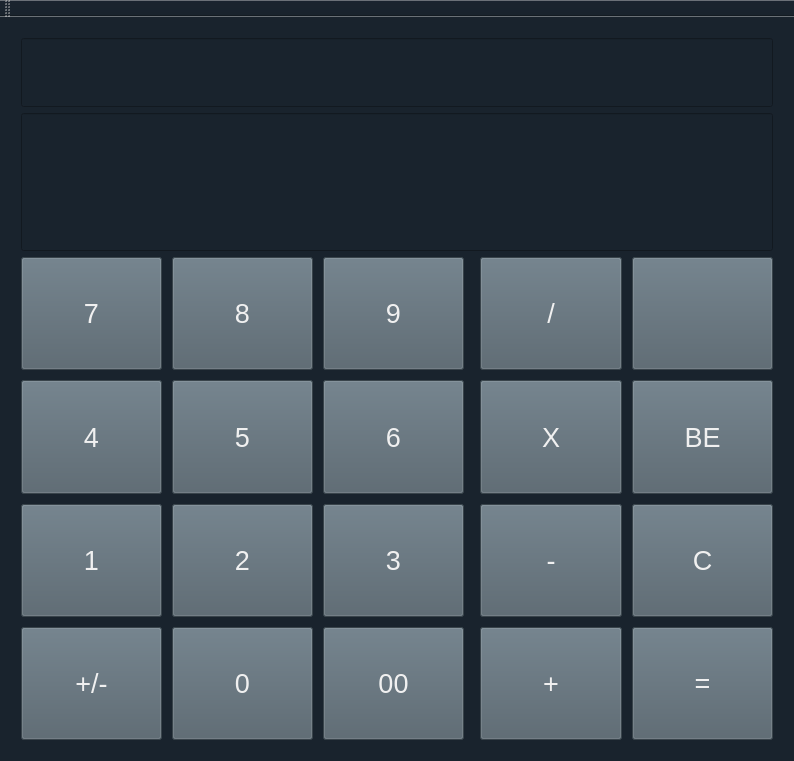
<?xml version="1.0" encoding="UTF-8"?>
<ui version="4.0">
 <class>CGH_QtWidget_CalculatorClass</class>
 <widget class="QMainWindow" name="CGH_QtWidget_CalculatorClass">
  <property name="geometry">
   <rect>
    <x>0</x>
    <y>0</y>
    <width>794</width>
    <height>761</height>
   </rect>
  </property>
  <property name="windowTitle">
   <string>CGH_QtWidget_Calculator</string>
  </property>
  <property name="styleSheet">
   <string notr="true">background-color: rgb(25, 35, 45);
color: rgb(240, 240, 240);</string>
  </property>
  <widget class="QWidget" name="centralWidget">
   <property name="sizePolicy">
    <sizepolicy hsizetype="Preferred" vsizetype="Preferred">
     <horstretch>0</horstretch>
     <verstretch>0</verstretch>
    </sizepolicy>
   </property>
   <property name="minimumSize">
    <size>
     <width>372</width>
     <height>382</height>
    </size>
   </property>
   <property name="palette">
    <palette>
     <active>
      <colorrole role="WindowText">
       <brush brushstyle="SolidPattern">
        <color alpha="255">
         <red>240</red>
         <green>240</green>
         <blue>240</blue>
        </color>
       </brush>
      </colorrole>
      <colorrole role="Button">
       <brush brushstyle="SolidPattern">
        <color alpha="255">
         <red>25</red>
         <green>35</green>
         <blue>45</blue>
        </color>
       </brush>
      </colorrole>
      <colorrole role="Text">
       <brush brushstyle="SolidPattern">
        <color alpha="255">
         <red>240</red>
         <green>240</green>
         <blue>240</blue>
        </color>
       </brush>
      </colorrole>
      <colorrole role="ButtonText">
       <brush brushstyle="SolidPattern">
        <color alpha="255">
         <red>240</red>
         <green>240</green>
         <blue>240</blue>
        </color>
       </brush>
      </colorrole>
      <colorrole role="Base">
       <brush brushstyle="SolidPattern">
        <color alpha="255">
         <red>25</red>
         <green>35</green>
         <blue>45</blue>
        </color>
       </brush>
      </colorrole>
      <colorrole role="Window">
       <brush brushstyle="SolidPattern">
        <color alpha="255">
         <red>25</red>
         <green>35</green>
         <blue>45</blue>
        </color>
       </brush>
      </colorrole>
     </active>
     <inactive>
      <colorrole role="WindowText">
       <brush brushstyle="SolidPattern">
        <color alpha="255">
         <red>240</red>
         <green>240</green>
         <blue>240</blue>
        </color>
       </brush>
      </colorrole>
      <colorrole role="Button">
       <brush brushstyle="SolidPattern">
        <color alpha="255">
         <red>25</red>
         <green>35</green>
         <blue>45</blue>
        </color>
       </brush>
      </colorrole>
      <colorrole role="Text">
       <brush brushstyle="SolidPattern">
        <color alpha="255">
         <red>240</red>
         <green>240</green>
         <blue>240</blue>
        </color>
       </brush>
      </colorrole>
      <colorrole role="ButtonText">
       <brush brushstyle="SolidPattern">
        <color alpha="255">
         <red>240</red>
         <green>240</green>
         <blue>240</blue>
        </color>
       </brush>
      </colorrole>
      <colorrole role="Base">
       <brush brushstyle="SolidPattern">
        <color alpha="255">
         <red>25</red>
         <green>35</green>
         <blue>45</blue>
        </color>
       </brush>
      </colorrole>
      <colorrole role="Window">
       <brush brushstyle="SolidPattern">
        <color alpha="255">
         <red>25</red>
         <green>35</green>
         <blue>45</blue>
        </color>
       </brush>
      </colorrole>
     </inactive>
     <disabled>
      <colorrole role="WindowText">
       <brush brushstyle="SolidPattern">
        <color alpha="255">
         <red>240</red>
         <green>240</green>
         <blue>240</blue>
        </color>
       </brush>
      </colorrole>
      <colorrole role="Button">
       <brush brushstyle="SolidPattern">
        <color alpha="255">
         <red>25</red>
         <green>35</green>
         <blue>45</blue>
        </color>
       </brush>
      </colorrole>
      <colorrole role="Text">
       <brush brushstyle="SolidPattern">
        <color alpha="255">
         <red>240</red>
         <green>240</green>
         <blue>240</blue>
        </color>
       </brush>
      </colorrole>
      <colorrole role="ButtonText">
       <brush brushstyle="SolidPattern">
        <color alpha="255">
         <red>240</red>
         <green>240</green>
         <blue>240</blue>
        </color>
       </brush>
      </colorrole>
      <colorrole role="Base">
       <brush brushstyle="SolidPattern">
        <color alpha="255">
         <red>25</red>
         <green>35</green>
         <blue>45</blue>
        </color>
       </brush>
      </colorrole>
      <colorrole role="Window">
       <brush brushstyle="SolidPattern">
        <color alpha="255">
         <red>25</red>
         <green>35</green>
         <blue>45</blue>
        </color>
       </brush>
      </colorrole>
     </disabled>
    </palette>
   </property>
   <layout class="QGridLayout" name="gridLayout_3">
    <item row="0" column="0">
     <layout class="QVBoxLayout" name="verticalLayout" stretch="1,2,7">
      <property name="sizeConstraint">
       <enum>QLayout::SetNoConstraint</enum>
      </property>
      <property name="leftMargin">
       <number>10</number>
      </property>
      <property name="topMargin">
       <number>10</number>
      </property>
      <property name="rightMargin">
       <number>10</number>
      </property>
      <property name="bottomMargin">
       <number>10</number>
      </property>
      <item>
       <widget class="QLineEdit" name="lineEdit_expr">
        <property name="sizePolicy">
         <sizepolicy hsizetype="Expanding" vsizetype="Expanding">
          <horstretch>0</horstretch>
          <verstretch>0</verstretch>
         </sizepolicy>
        </property>
        <property name="font">
         <font>
          <pointsize>25</pointsize>
         </font>
        </property>
        <property name="alignment">
         <set>Qt::AlignRight|Qt::AlignTrailing|Qt::AlignVCenter</set>
        </property>
       </widget>
      </item>
      <item>
       <widget class="QLineEdit" name="lineEdit_num">
        <property name="sizePolicy">
         <sizepolicy hsizetype="Expanding" vsizetype="Expanding">
          <horstretch>0</horstretch>
          <verstretch>0</verstretch>
         </sizepolicy>
        </property>
        <property name="font">
         <font>
          <pointsize>40</pointsize>
         </font>
        </property>
        <property name="layoutDirection">
         <enum>Qt::LeftToRight</enum>
        </property>
        <property name="alignment">
         <set>Qt::AlignRight|Qt::AlignTrailing|Qt::AlignVCenter</set>
        </property>
       </widget>
      </item>
      <item>
       <layout class="QHBoxLayout" name="horizontalLayout" stretch="6,4">
        <item>
         <layout class="QGridLayout" name="gridLayout">
          <property name="leftMargin">
           <number>0</number>
          </property>
          <property name="topMargin">
           <number>0</number>
          </property>
          <property name="rightMargin">
           <number>5</number>
          </property>
          <property name="bottomMargin">
           <number>0</number>
          </property>
          <property name="spacing">
           <number>10</number>
          </property>
          <item row="0" column="0">
           <widget class="QPushButton" name="pushButton_7">
            <property name="sizePolicy">
             <sizepolicy hsizetype="Expanding" vsizetype="Expanding">
              <horstretch>0</horstretch>
              <verstretch>0</verstretch>
             </sizepolicy>
            </property>
            <property name="minimumSize">
             <size>
              <width>40</width>
              <height>40</height>
             </size>
            </property>
            <property name="font">
             <font>
              <pointsize>20</pointsize>
             </font>
            </property>
            <property name="styleSheet">
             <string notr="true">background-color: rgb(80, 95, 105);
color: rgb(240, 240, 240);</string>
            </property>
            <property name="text">
             <string>7</string>
            </property>
           </widget>
          </item>
          <item row="0" column="1">
           <widget class="QPushButton" name="pushButton_8">
            <property name="sizePolicy">
             <sizepolicy hsizetype="Expanding" vsizetype="Expanding">
              <horstretch>0</horstretch>
              <verstretch>0</verstretch>
             </sizepolicy>
            </property>
            <property name="minimumSize">
             <size>
              <width>40</width>
              <height>40</height>
             </size>
            </property>
            <property name="font">
             <font>
              <pointsize>20</pointsize>
             </font>
            </property>
            <property name="styleSheet">
             <string notr="true">background-color: rgb(80, 95, 105);
color: rgb(240, 240, 240);</string>
            </property>
            <property name="text">
             <string>8</string>
            </property>
           </widget>
          </item>
          <item row="0" column="2">
           <widget class="QPushButton" name="pushButton_9">
            <property name="sizePolicy">
             <sizepolicy hsizetype="Expanding" vsizetype="Expanding">
              <horstretch>0</horstretch>
              <verstretch>0</verstretch>
             </sizepolicy>
            </property>
            <property name="minimumSize">
             <size>
              <width>40</width>
              <height>40</height>
             </size>
            </property>
            <property name="font">
             <font>
              <pointsize>20</pointsize>
             </font>
            </property>
            <property name="styleSheet">
             <string notr="true">background-color: rgb(80, 95, 105);
color: rgb(240, 240, 240);</string>
            </property>
            <property name="text">
             <string>9</string>
            </property>
           </widget>
          </item>
          <item row="1" column="0">
           <widget class="QPushButton" name="pushButton_4">
            <property name="sizePolicy">
             <sizepolicy hsizetype="Expanding" vsizetype="Expanding">
              <horstretch>0</horstretch>
              <verstretch>0</verstretch>
             </sizepolicy>
            </property>
            <property name="minimumSize">
             <size>
              <width>40</width>
              <height>40</height>
             </size>
            </property>
            <property name="font">
             <font>
              <pointsize>20</pointsize>
             </font>
            </property>
            <property name="styleSheet">
             <string notr="true">background-color: rgb(80, 95, 105);
color: rgb(240, 240, 240);</string>
            </property>
            <property name="text">
             <string>4</string>
            </property>
           </widget>
          </item>
          <item row="1" column="1">
           <widget class="QPushButton" name="pushButton_5">
            <property name="sizePolicy">
             <sizepolicy hsizetype="Expanding" vsizetype="Expanding">
              <horstretch>0</horstretch>
              <verstretch>0</verstretch>
             </sizepolicy>
            </property>
            <property name="minimumSize">
             <size>
              <width>40</width>
              <height>40</height>
             </size>
            </property>
            <property name="font">
             <font>
              <pointsize>20</pointsize>
             </font>
            </property>
            <property name="styleSheet">
             <string notr="true">background-color: rgb(80, 95, 105);
color: rgb(240, 240, 240);</string>
            </property>
            <property name="text">
             <string>5</string>
            </property>
           </widget>
          </item>
          <item row="1" column="2">
           <widget class="QPushButton" name="pushButton_6">
            <property name="sizePolicy">
             <sizepolicy hsizetype="Expanding" vsizetype="Expanding">
              <horstretch>0</horstretch>
              <verstretch>0</verstretch>
             </sizepolicy>
            </property>
            <property name="minimumSize">
             <size>
              <width>40</width>
              <height>40</height>
             </size>
            </property>
            <property name="font">
             <font>
              <pointsize>20</pointsize>
             </font>
            </property>
            <property name="styleSheet">
             <string notr="true">background-color: rgb(80, 95, 105);
color: rgb(240, 240, 240);</string>
            </property>
            <property name="text">
             <string>6</string>
            </property>
           </widget>
          </item>
          <item row="2" column="0">
           <widget class="QPushButton" name="pushButton_1">
            <property name="sizePolicy">
             <sizepolicy hsizetype="Expanding" vsizetype="Expanding">
              <horstretch>0</horstretch>
              <verstretch>0</verstretch>
             </sizepolicy>
            </property>
            <property name="minimumSize">
             <size>
              <width>40</width>
              <height>40</height>
             </size>
            </property>
            <property name="font">
             <font>
              <pointsize>20</pointsize>
             </font>
            </property>
            <property name="styleSheet">
             <string notr="true">background-color: rgb(80, 95, 105);
color: rgb(240, 240, 240);</string>
            </property>
            <property name="text">
             <string>1</string>
            </property>
           </widget>
          </item>
          <item row="2" column="1">
           <widget class="QPushButton" name="pushButton_2">
            <property name="sizePolicy">
             <sizepolicy hsizetype="Expanding" vsizetype="Expanding">
              <horstretch>0</horstretch>
              <verstretch>0</verstretch>
             </sizepolicy>
            </property>
            <property name="minimumSize">
             <size>
              <width>40</width>
              <height>40</height>
             </size>
            </property>
            <property name="font">
             <font>
              <pointsize>20</pointsize>
             </font>
            </property>
            <property name="styleSheet">
             <string notr="true">background-color: rgb(80, 95, 105);
color: rgb(240, 240, 240);</string>
            </property>
            <property name="text">
             <string>2</string>
            </property>
           </widget>
          </item>
          <item row="2" column="2">
           <widget class="QPushButton" name="pushButton_3">
            <property name="sizePolicy">
             <sizepolicy hsizetype="Expanding" vsizetype="Expanding">
              <horstretch>0</horstretch>
              <verstretch>0</verstretch>
             </sizepolicy>
            </property>
            <property name="minimumSize">
             <size>
              <width>40</width>
              <height>40</height>
             </size>
            </property>
            <property name="font">
             <font>
              <pointsize>20</pointsize>
             </font>
            </property>
            <property name="styleSheet">
             <string notr="true">background-color: rgb(80, 95, 105);
color: rgb(240, 240, 240);</string>
            </property>
            <property name="text">
             <string>3</string>
            </property>
           </widget>
          </item>
          <item row="3" column="0">
           <widget class="QPushButton" name="pushButton_selectNegOrPos">
            <property name="sizePolicy">
             <sizepolicy hsizetype="Expanding" vsizetype="Expanding">
              <horstretch>0</horstretch>
              <verstretch>0</verstretch>
             </sizepolicy>
            </property>
            <property name="minimumSize">
             <size>
              <width>40</width>
              <height>40</height>
             </size>
            </property>
            <property name="font">
             <font>
              <pointsize>20</pointsize>
             </font>
            </property>
            <property name="styleSheet">
             <string notr="true">background-color: rgb(80, 95, 105);
color: rgb(240, 240, 240);</string>
            </property>
            <property name="text">
             <string>+/-</string>
            </property>
           </widget>
          </item>
          <item row="3" column="1">
           <widget class="QPushButton" name="pushButton_0">
            <property name="sizePolicy">
             <sizepolicy hsizetype="Expanding" vsizetype="Expanding">
              <horstretch>0</horstretch>
              <verstretch>0</verstretch>
             </sizepolicy>
            </property>
            <property name="minimumSize">
             <size>
              <width>40</width>
              <height>40</height>
             </size>
            </property>
            <property name="font">
             <font>
              <pointsize>20</pointsize>
             </font>
            </property>
            <property name="styleSheet">
             <string notr="true">background-color: rgb(80, 95, 105);
color: rgb(240, 240, 240);</string>
            </property>
            <property name="text">
             <string>0</string>
            </property>
           </widget>
          </item>
          <item row="3" column="2">
           <widget class="QPushButton" name="pushButton_00">
            <property name="enabled">
             <bool>true</bool>
            </property>
            <property name="sizePolicy">
             <sizepolicy hsizetype="Expanding" vsizetype="Expanding">
              <horstretch>0</horstretch>
              <verstretch>0</verstretch>
             </sizepolicy>
            </property>
            <property name="minimumSize">
             <size>
              <width>40</width>
              <height>40</height>
             </size>
            </property>
            <property name="font">
             <font>
              <pointsize>20</pointsize>
             </font>
            </property>
            <property name="styleSheet">
             <string notr="true">background-color: rgb(80, 95, 105);
color: rgb(240, 240, 240);</string>
            </property>
            <property name="text">
             <string>00</string>
            </property>
           </widget>
          </item>
         </layout>
        </item>
        <item>
         <layout class="QGridLayout" name="gridLayout_2">
          <property name="leftMargin">
           <number>5</number>
          </property>
          <property name="topMargin">
           <number>0</number>
          </property>
          <property name="rightMargin">
           <number>0</number>
          </property>
          <property name="bottomMargin">
           <number>0</number>
          </property>
          <property name="spacing">
           <number>10</number>
          </property>
          <item row="2" column="0">
           <widget class="QPushButton" name="pushButton_divide">
            <property name="sizePolicy">
             <sizepolicy hsizetype="Expanding" vsizetype="Expanding">
              <horstretch>0</horstretch>
              <verstretch>0</verstretch>
             </sizepolicy>
            </property>
            <property name="minimumSize">
             <size>
              <width>40</width>
              <height>40</height>
             </size>
            </property>
            <property name="font">
             <font>
              <pointsize>20</pointsize>
             </font>
            </property>
            <property name="styleSheet">
             <string notr="true">background-color: rgb(80, 95, 105);
color: rgb(240, 240, 240);</string>
            </property>
            <property name="text">
             <string>/</string>
            </property>
           </widget>
          </item>
          <item row="5" column="1">
           <widget class="QPushButton" name="pushButton_result">
            <property name="sizePolicy">
             <sizepolicy hsizetype="Expanding" vsizetype="Expanding">
              <horstretch>0</horstretch>
              <verstretch>0</verstretch>
             </sizepolicy>
            </property>
            <property name="minimumSize">
             <size>
              <width>40</width>
              <height>40</height>
             </size>
            </property>
            <property name="font">
             <font>
              <pointsize>20</pointsize>
             </font>
            </property>
            <property name="styleSheet">
             <string notr="true">background-color: rgb(80, 95, 105);
color: rgb(240, 240, 240);</string>
            </property>
            <property name="text">
             <string>=</string>
            </property>
           </widget>
          </item>
          <item row="4" column="1">
           <widget class="QPushButton" name="pushButton_clearCalc">
            <property name="sizePolicy">
             <sizepolicy hsizetype="Expanding" vsizetype="Expanding">
              <horstretch>0</horstretch>
              <verstretch>0</verstretch>
             </sizepolicy>
            </property>
            <property name="minimumSize">
             <size>
              <width>40</width>
              <height>40</height>
             </size>
            </property>
            <property name="font">
             <font>
              <pointsize>20</pointsize>
             </font>
            </property>
            <property name="styleSheet">
             <string notr="true">background-color: rgb(80, 95, 105);
color: rgb(240, 240, 240);</string>
            </property>
            <property name="text">
             <string>C</string>
            </property>
           </widget>
          </item>
          <item row="2" column="1">
           <widget class="QPushButton" name="pushButton_backspaceNum">
            <property name="sizePolicy">
             <sizepolicy hsizetype="Expanding" vsizetype="Expanding">
              <horstretch>0</horstretch>
              <verstretch>0</verstretch>
             </sizepolicy>
            </property>
            <property name="minimumSize">
             <size>
              <width>40</width>
              <height>40</height>
             </size>
            </property>
            <property name="font">
             <font>
              <pointsize>20</pointsize>
             </font>
            </property>
            <property name="styleSheet">
             <string notr="true">background-color: rgb(80, 95, 105);
image: url(:/CGH_QtWidget_Calculator/icon/delete_64.png);</string>
            </property>
            <property name="text">
             <string/>
            </property>
           </widget>
          </item>
          <item row="5" column="0">
           <widget class="QPushButton" name="pushButton_plus">
            <property name="sizePolicy">
             <sizepolicy hsizetype="Expanding" vsizetype="Expanding">
              <horstretch>0</horstretch>
              <verstretch>0</verstretch>
             </sizepolicy>
            </property>
            <property name="minimumSize">
             <size>
              <width>40</width>
              <height>40</height>
             </size>
            </property>
            <property name="font">
             <font>
              <pointsize>20</pointsize>
             </font>
            </property>
            <property name="styleSheet">
             <string notr="true">background-color: rgb(80, 95, 105);
color: rgb(240, 240, 240);</string>
            </property>
            <property name="text">
             <string>+</string>
            </property>
           </widget>
          </item>
          <item row="4" column="0">
           <widget class="QPushButton" name="pushButton_minus">
            <property name="sizePolicy">
             <sizepolicy hsizetype="Expanding" vsizetype="Expanding">
              <horstretch>0</horstretch>
              <verstretch>0</verstretch>
             </sizepolicy>
            </property>
            <property name="minimumSize">
             <size>
              <width>40</width>
              <height>40</height>
             </size>
            </property>
            <property name="font">
             <font>
              <pointsize>20</pointsize>
             </font>
            </property>
            <property name="styleSheet">
             <string notr="true">background-color: rgb(80, 95, 105);
color: rgb(240, 240, 240);</string>
            </property>
            <property name="text">
             <string>-</string>
            </property>
           </widget>
          </item>
          <item row="3" column="0">
           <widget class="QPushButton" name="pushButton_multiple">
            <property name="sizePolicy">
             <sizepolicy hsizetype="Expanding" vsizetype="Expanding">
              <horstretch>0</horstretch>
              <verstretch>0</verstretch>
             </sizepolicy>
            </property>
            <property name="minimumSize">
             <size>
              <width>40</width>
              <height>40</height>
             </size>
            </property>
            <property name="font">
             <font>
              <pointsize>20</pointsize>
             </font>
            </property>
            <property name="styleSheet">
             <string notr="true">background-color: rgb(80, 95, 105);
color: rgb(240, 240, 240);</string>
            </property>
            <property name="text">
             <string>X</string>
            </property>
           </widget>
          </item>
          <item row="3" column="1">
           <widget class="QPushButton" name="pushButton_backspaceExpr">
            <property name="enabled">
             <bool>true</bool>
            </property>
            <property name="sizePolicy">
             <sizepolicy hsizetype="Expanding" vsizetype="Expanding">
              <horstretch>0</horstretch>
              <verstretch>0</verstretch>
             </sizepolicy>
            </property>
            <property name="minimumSize">
             <size>
              <width>40</width>
              <height>40</height>
             </size>
            </property>
            <property name="font">
             <font>
              <pointsize>20</pointsize>
             </font>
            </property>
            <property name="styleSheet">
             <string notr="true">background-color: rgb(80, 95, 105);
color: rgb(240, 240, 240);</string>
            </property>
            <property name="text">
             <string>BE</string>
            </property>
           </widget>
          </item>
         </layout>
        </item>
       </layout>
      </item>
     </layout>
    </item>
   </layout>
  </widget>
  <widget class="QToolBar" name="mainToolBar">
   <attribute name="toolBarArea">
    <enum>TopToolBarArea</enum>
   </attribute>
   <attribute name="toolBarBreak">
    <bool>false</bool>
   </attribute>
  </widget>
 </widget>
 <layoutdefault spacing="6" margin="11"/>
 <resources>
  <include location="CGH_QtWidget_Calculator.qrc"/>
 </resources>
 <connections/>
</ui>
